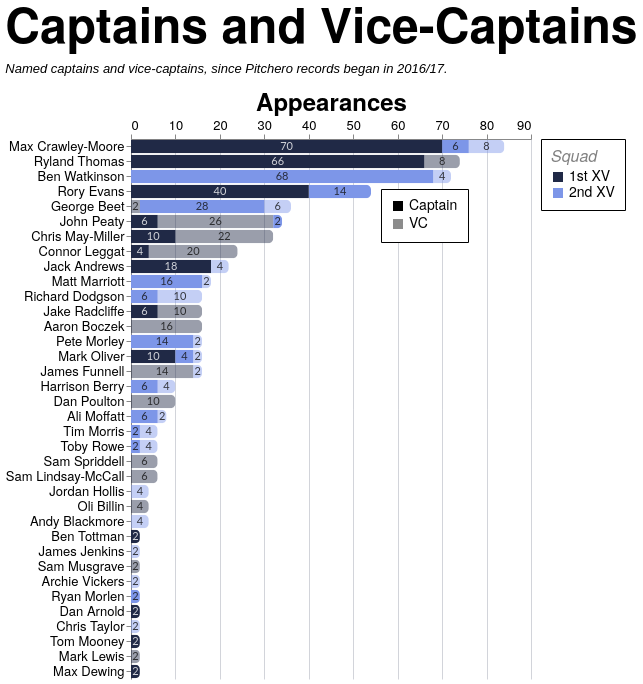

Vega-Lite specification for this chart:
### Vega-Lite specification from a JSON file in a GitHub repository (floating-point values rounded to 4 significant figures; data arrays with more than 128 entries replaced by an {"elided": "..."} marker saying what was removed)
{"config": {"axis": {"labelFont": "PT Sans Narrow, Helvetica Neue, Helvetica, Arial, sans-serif", "titleFont": "PT Sans Narrow, Helvetica Neue, Helvetica, Arial, sans-serif", "labelFontSize": 13, "titleFontSize": 24, "gridColor": "#202947", "gridOpacity": 0.2, "zindex": 1}, "text": {"font": "Lato, sans-serif"}, "bar": {"cornerRadiusEnd": 5}, "header": {"labelFont": "PT Sans Narrow, Helvetica Neue, Helvetica, Arial, sans-serif", "titleFont": "PT Sans Narrow, Helvetica Neue, Helvetica, Arial, sans-serif", "labelFontSize": 24, "titleFontSize": 28, "labelFontWeight": "bold", "orient": "left"}, "legend": {"labelFont": "PT Sans Narrow, Helvetica Neue, Helvetica, Arial, sans-serif", "titleFont": "PT Sans Narrow, Helvetica Neue, Helvetica, Arial, sans-serif", "labelFontSize": 14, "titleFontSize": 16, "titlePadding": 5, "fillColor": "white", "strokeColor": "black", "padding": 10, "titleFontWeight": "lighter", "titleFontStyle": "italic", "titleColor": "gray", "offset": 10}, "title": {"font": "PT Sans Narrow, Helvetica Neue, Helvetica, Arial, sans-serif", "fontSize": 48, "fontWeight": "bold", "anchor": "start", "align": "center", "titlePadding": 20, "subtitlePadding": 10, "subtitleFontSize": 13, "subtitleColor": "", "subtitleFontStyle": "italic", "offset": 15, "color": "black"}, "axisX": {"labelAngle": 0}, "facet": {"title": null, "header": null, "align": {"row": "each", "column": "each"}, "spacing": 10}, "resolve": {"scale": {"y": "independent", "facet": "independent"}}, "background": "transparent", "scale": {"offsetBandPaddingOuter": 0.2, "offsetBandPaddingInner": 0.1}, "view": {"stroke": null, "background": "transparent"}}, "layer": [{"mark": {"type": "bar"}, "encoding": {"color": {"field": "squad", "legend": {"labelExpr": "datum.value + ' XV'", "orient": "right", "title": "Squad"}, "scale": {"domain": ["1st", "2nd"], "range": ["#202946", "#7d96e8"]}, "sort": ["1st", "2nd"], "type": "nominal"}, "opacity": {"field": "role", "legend": {"legendX": 250, "legendY": 50, "orient": "none", "title": null}, "scale": {"domain": ["Captain", "VC"], "range": [1.0, 0.45]}, "sort": ["Captain", "VC"], "type": "nominal"}, "order": {"field": "stack_order", "sort": "ascending", "type": "quantitative"}, "tooltip": [{"field": "player", "title": "Player", "type": "nominal"}, {"field": "squad", "title": "Squad", "type": "nominal"}, {"field": "role", "title": "Role", "type": "nominal"}, {"field": "games_agg", "title": "Games", "type": "quantitative"}], "x": {"axis": {"orient": "top", "title": "Appearances"}, "field": "games_agg", "stack": "zero", "type": "quantitative"}, "y": {"field": "player", "sort": {"field": "player_total", "op": "max", "order": "descending"}, "title": null, "type": "nominal"}}, "transform": [{"aggregate": [{"op": "sum", "field": "games", "as": "games_agg"}, {"op": "max", "field": "player_total", "as": "player_total"}], "groupby": ["player", "squad", "role", "stack_order"]}]}, {"mark": {"type": "text", "align": "center", "baseline": "middle", "fontSize": 11, "opacity": 0.8}, "encoding": {"color": {"field": "label_color", "legend": null, "scale": null, "type": "nominal"}, "text": {"field": "games_agg", "format": ".0f", "type": "quantitative"}, "x": {"field": "x_mid", "type": "quantitative"}, "y": {"field": "player", "sort": {"field": "player_total", "op": "max", "order": "descending"}, "title": null, "type": "nominal"}}, "transform": [{"aggregate": [{"op": "sum", "field": "games", "as": "games_agg"}, {"op": "max", "field": "player_total", "as": "player_total"}], "groupby": ["player", "squad", "role", "stack_order"]}, {"groupby": ["player"], "stack": "games_agg", "sort": [{"field": "stack_order", "order": "ascending"}], "as": ["x0", "x1"]}, {"calculate": "(datum.x0 + datum.x1) / 2", "as": "x_mid"}, {"calculate": "datum.squad === '1st' && datum.role === 'Captain' ? '#ffffff' : '#111111'", "as": "label_color"}]}], "data": {"name": "data-c944977009d6264f49642d1042939860"}, "height": {"step": 15}, "title": {"text": "Captains and Vice-Captains", "subtitle": "Named captains and vice-captains, since Pitchero records began in 2016/17."}, "transform": [{"joinaggregate": [{"op": "sum", "field": "games", "as": "player_total"}], "groupby": ["player"]}], "width": 400, "$schema": "https://vega.github.io/schema/vega-lite/v5.20.1.json", "datasets": {"data-c944977009d6264f49642d1042939860": {"elided": "200 records"}}}
